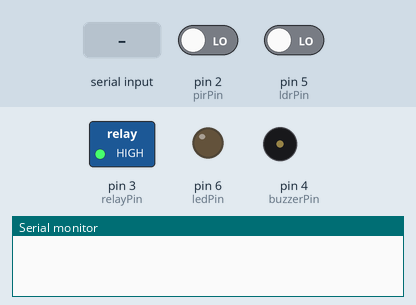
Recording of a sketch running on a simulated Arduino Uno, built with avr-gcc and run on an emulated ATmega328P. Shown: switched loads named in the sketch (green lamp = pin HIGH), output pins drawn as LEDs (lit = HIGH), buzzer (waves = sounding, pin HIGH), the last lines printed to the serial monitor. Inputs (shaded band) come from the test bench; at power-on: pin 2 (pirPin) LOW, pin 5 (ldrPin) LOW.

Above: at 1.2 s.
1.3 s: "A" received over Serial
At 6.1 s:
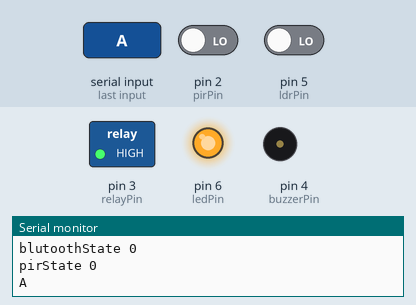
6.5 s: "B" received over Serial
At 11.1 s:
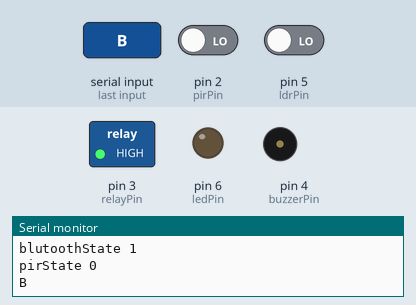
Timing chart, 0 to 12.6 s (numbered marks = the images above; inputs shaded):
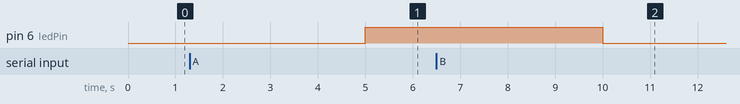

The sketch:

SEQSys.ino
```cpp
const int pirPin = 2;
const int relayPin = 3;
const int buzzerPin = 4;
const int ldrPin = 5;
const int ledPin = 6;

int blutoothState = 0;  // state 0 means system off
int pirState = 0; // add reset button to reset pir state
int ldrData =0;  // Declare ldrData as a global variable
int pirData = 0;
const int bluetoothTx = 10;
const int bluetoothRx = 11;


void ReadSensor() {
  pirData = digitalRead(pirPin);
  ldrData = digitalRead(ldrPin);
  readSerial();

  if (pirData == HIGH && blutoothState == 1 && ldrData == 1)
  {
      delay(10);
      pirData = digitalRead(pirPin);
      ldrData = digitalRead(ldrPin);
      readSerial();

      if (pirData == HIGH && blutoothState == 1 && ldrData == 1)
      {
        pirState = 1;  // Fix: Use assignment instead of comparison
      }
  }
  else
  {
    pirState = 0;
  }
}


void readSerial()
{
  if(Serial.available()> 0)
  {
   char terminalRead = Serial.read();

   if(terminalRead == 'A')
   {
    blutoothState = 1;
   }
   else if (terminalRead == 'B')
   {
     blutoothState = 0;
   }
   if (terminalRead == 'A' || terminalRead == 'B'|| terminalRead == 'C'|| terminalRead == 'D')
   {
    pirState = 0;
   }
    Serial.println(terminalRead);

  }
}


void SequrityControl() {

   if (blutoothState == 0 )
  {
    digitalWrite(ledPin, LOW);
  }
  else
  {
    digitalWrite(ledPin, HIGH);
  }
  if (blutoothState == 1 && ldrData == 1 && pirData == 1)  // ldr 1 mean night
  {  // 1 means night
    digitalWrite(relayPin, LOW);
    digitalWrite(buzzerPin, HIGH);
    delay(1000);
    digitalWrite(buzzerPin, LOW);
  }
  else if(blutoothState == 0 || ldrData == 0 || pirData == 0)
  {
    delay(5000);
    if(blutoothState == 0 || ldrData == 0 || pirData == 0)
    {
     digitalWrite(relayPin, HIGH);
    }
  }
}

void setup() {
  Serial.begin(9600);
  pinMode(pirPin, INPUT);
  pinMode(relayPin, OUTPUT);
  pinMode(buzzerPin, OUTPUT);
  pinMode(ldrPin, INPUT);  // Fix: Set ldrPin as INPUT
  pinMode(ledPin, OUTPUT);

  digitalWrite(relayPin, HIGH);
  digitalWrite(buzzerPin, LOW);
  digitalWrite(ledPin, LOW);
}

void loop() {


    ReadSensor();

    SequrityControl();


  Serial.print("pirData ");
  Serial.println(pirData);
  Serial.print("ldrData ");
  Serial.println(ldrData);
  Serial.print("blutoothState ");
  Serial.println(blutoothState);
  Serial.print("pirState ");
  Serial.println(pirState);

  // SequrityControl();
}
```

Measured:
- after the input at 1.3 s, pin 6 (ledPin): LOW → HIGH after 3.7 s
- after the input at 6.5 s, pin 6 (ledPin): HIGH → LOW after 3.5 s
